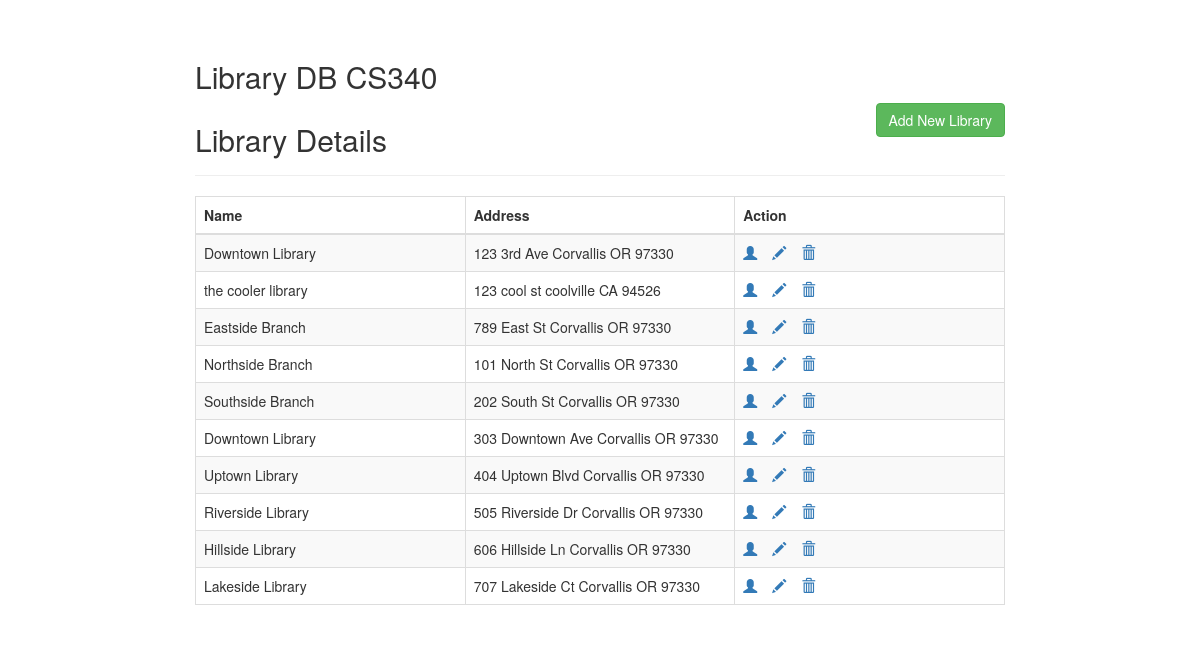
The page / on the database its author committed.
### tables this page shows
CREATE TABLE `LIBRARY_ADDR` (
  `addr_id` int(11) NOT NULL,
  `library_id` int(11) DEFAULT NULL,
  `street` varchar(255) NOT NULL,
  `city` varchar(100) NOT NULL,
  `state` char(2) NOT NULL,
  `zip` char(10) NOT NULL
);

CREATE TABLE `LIBRARY` (
  `library_id` int(11) NOT NULL,
  `name` varchar(255) NOT NULL
);

### index.php (the view, shortened to what this page needs)
<!DOCTYPE html>
<html lang="en">
<head>
<link rel="stylesheet" href="https://maxcdn.bootstrapcdn.com/bootstrap/3.4.1/css/bootstrap.min.css">
</head>
<body>
    <div class="wrapper">
        <div class="container-fluid">
            <div class="row">
                <div class="col-md-12">
            <div class="page-header clearfix">
                <h2>Library DB CS340</h2>
                <h2 class="pull-left">Library Details</h2>
                    <a href="createLibrary.php" class="btn btn-success pull-right">Add New Library</a>
                </div>
                <?php
                require_once "config.php";
                $library = "SELECT  L.library_id, L.name AS library_name, LA.street, LA.city, LA.state, LA.zip FROM LIBRARY L JOIN LIBRARY_ADDR LA ON L.library_id = LA.library_id";
                if($libraryResults = mysqli_query($link, $library)){
                    if(mysqli_num_rows($libraryResults) > 0){
                        echo "<table class='table table-bordered table-striped'>";
                            echo "<thead>";
                                echo "<tr>";
                                    echo "<th width = 33%>Name</th>";
                                    echo "<th width = 33%>Address</th>";
                                    echo "<th width = 33%>Action</th>";
                            echo "</thead>";
                            echo "<tbody>";
                            while($row = mysqli_fetch_array($libraryResults)){
                                echo "<tr>";
                                    echo "<td>" . $row['library_name'] . "</td>";
                                    echo "<td>" . $row['street'] . " " . $row['city'] . " " . $row['state'] . " " . $row['zip'] . "</td>";
                                    echo "<td>";
                                        echo "<a href='viewLibrary.php?library_id=". $row['library_id']."' title='View Library Books and Members' data-toggle='tooltip'><span class='glyphicon glyphicon-user'></span></a>";
                                        echo "<a href='updateLibrary.php?library_id=". $row['library_id']."' title='Edit Library' data-toggle='tooltip'><span class='glyphicon glyphicon-pencil'></span></a>";
                                        echo "<a href='deleteLibrary.php?library_id=". $row['library_id']."' title='Delete Library' data-toggle='tooltip'><span class='glyphicon glyphicon-trash'></span></a>";
                                    echo "</td>";
                                echo "</tr>";
                            }
                            echo "</tbody>";
                        echo "</table>";
                    } else{
                        echo "<p class='lead'><em>No records were found for Library.</em></p>";
                    }
                } else{
                    echo "ERROR: Could not able to execute $library. <br>" . mysqli_error($link);
                }
                ?>
            </div>
            </div>
        </div>
    </div>
</body>
</html>

### index.php (style rules this page uses)
.wrapper { width: 70%; margin:0 auto; }
table tr td:last-child a { margin-right: 15px; }

### rows shown on the page
library_addr: library.name "Downtown Library", street "123 3rd Ave", city "Corvallis", state "OR", zip "97330"
library_addr: library.name "the cooler library", street "123 cool st", city "coolville", state "CA", zip "94526"
library_addr: library.name "Eastside Branch", street "789 East St", city "Corvallis", state "OR", zip "97330"
library_addr: library.name "Northside Branch", street "101 North St", city "Corvallis", state "OR", zip "97330"
library_addr: library.name "Southside Branch", street "202 South St", city "Corvallis", state "OR", zip "97330"
library_addr: library.name "Downtown Library", street "303 Downtown Ave", city "Corvallis", state "OR", zip "97330"
library_addr: library.name "Uptown Library", street "404 Uptown Blvd", city "Corvallis", state "OR", zip "97330"
library_addr: library.name "Riverside Library", street "505 Riverside Dr", city "Corvallis", state "OR", zip "97330"
library_addr: library.name "Hillside Library", street "606 Hillside Ln", city "Corvallis", state "OR", zip "97330"
library_addr: library.name "Lakeside Library", street "707 Lakeside Ct", city "Corvallis", state "OR", zip "97330"
